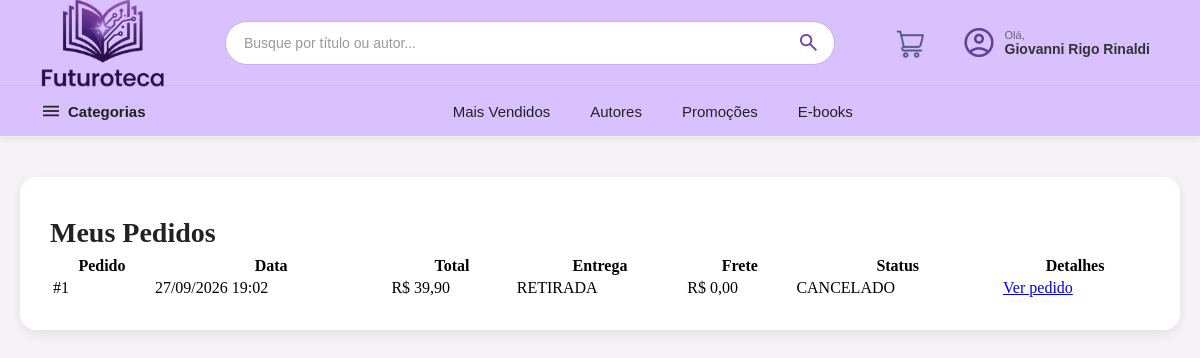
Page /meus-pedidos.php (signed in) on the committed database.
### tables this page shows
CREATE TABLE `pedido` (
  `id_pedido` int(11) NOT NULL,
  `id_usuario` int(11) NOT NULL,
  `data_pedido` datetime NOT NULL DEFAULT current_timestamp(),
  `valor_total` decimal(10,2) NOT NULL,
  `tipo_entrega` enum('RETIRADA','ENTREGA') NOT NULL,
  `frete` decimal(10,2) NOT NULL DEFAULT 0.00,
  `status` enum('PENDENTE','PAGO','ENVIADO','ENTREGUE','CANCELADO') NOT NULL DEFAULT 'PENDENTE'
);

### meus-pedidos.php (the view, shortened to what this page needs)
<?php
require_once 'crud.php';
$idUsuario = (int) $_SESSION["id_usuario"];
$sql = "SELECT *
        FROM pedido
        WHERE id_usuario = ?
        ORDER BY id_pedido DESC";
$stmt = $pdo->prepare($sql);
$stmt->execute([$idUsuario]);
$pedidos = $stmt->fetchAll(PDO::FETCH_ASSOC);
?>
<!DOCTYPE html>
<html lang="pt-br">
<head>
    <link rel="stylesheet" href="css/header-footer.css">
    <link rel="stylesheet" href="css/compra.css">
</head>
<body>
<?php require_once "partials/header.php"; ?>
<main class="detalhes-container">
    <div class="detalhes-info">
        <h1>Meus Pedidos</h1>
        <?php if (count($pedidos) == 0): ?>
            <p>Você ainda não realizou nenhuma compra.</p>
        <?php else: ?>
            <table>
                <thead>
                    <tr>
                        <th>Pedido</th>
                        <th>Data</th>
                        <th>Total</th>
                        <th>Entrega</th>
                        <th>Frete</th>
                        <th>Status</th>
                        <th>Detalhes</th>
                    </tr>
                </thead>
                <tbody>
                    <?php foreach ($pedidos as $pedido): ?>
                        <tr>
                            <td>
                                #<?= $pedido["id_pedido"] ?>
                            </td>
                            <td>
                                <?= date(
                                    "d/m/Y H:i",
                                    strtotime($pedido["data_pedido"])
                                ) ?>
                            </td>
                            <td>
                                R$
                                <?= number_format(
                                    $pedido["valor_total"],
                                    2,
                                    ",",
                                    "."
                                ) ?>
                            </td>
                            <td>
                                <?= htmlspecialchars($pedido["tipo_entrega"]) ?>
                            </td>
                            <td>
                                R$
                                <?= number_format(
                                    $pedido["frete"],
                                    2,
                                    ",",
                                    "."
                                ) ?>
                            </td>
                            <td>
                                <?= htmlspecialchars($pedido["status"]) ?>
                            </td>
                            <td>
                                <a href="detalhes-pedido.php?id=<?= $pedido["id_pedido"] ?>">
                                    Ver pedido
                                </a>
                            </td>
                        </tr>
                    <?php endforeach; ?>
                </tbody>
            </table>
        <?php endif; ?>
    </div>
</main>
</body>
</html>

### css/header-footer.css (style rules this page uses)
body { margin: 0; padding: 0; box-sizing: border-box; }

### css/compra.css (style rules this page uses)
body { background-color: #f5f3f5; margin: 0; padding: 0; }
.detalhes-container { display: flex; gap: 40px; max-width: 1100px; margin: 40px auto; background: #fff; padding: 30px; border-radius: 16px; box-shadow: 0 4px 12px rgba(0,0,0,0.08); }
.detalhes-info { flex: 1.5; display: flex; flex-direction: column; }
.detalhes-info h1 { margin: 10px 0 5px 0; font-size: 28px; color: #222; }

### rows in the picture
pedido: id_pedido "1", data_pedido "27/09/2026 19:02", valor_total "39,90", tipo_entrega "RETIRADA", frete "0,00", status "CANCELADO"

### other values in the picture
$_SESSION["nome"] "Giovanni Rigo Rinaldi"
